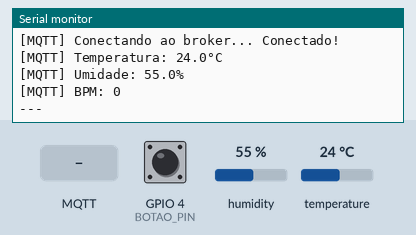
Recording of a sketch running on a simulated ESP32. Shown: the last lines printed to the serial monitor. The inputs (shaded band) are chosen by the test bench; at power-on: temperature 24 °C, GPIO 4 (BOTAO_PIN) HIGH, humidity 55 %. WiFi joins after 1.5 s; servers stay silent unless stated; no MQTT or app messages arrive unless stated.

Above: at 2.7 s.
2.8 s: temperature set to 41 °C
At 5.3 s:
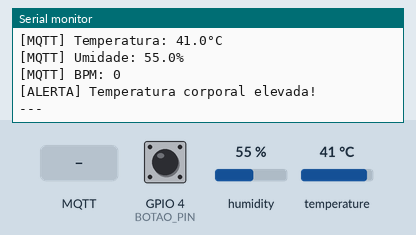
7.5 s: MQTT message "1" arrives on the first subscribed topic
At 7.9 s:
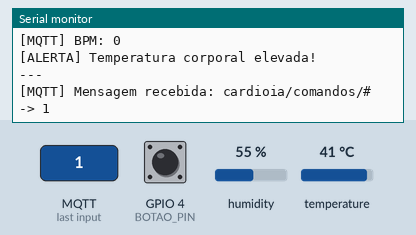
9.0 s: MQTT message "on" arrives on the first subscribed topic
At 9.8 s:
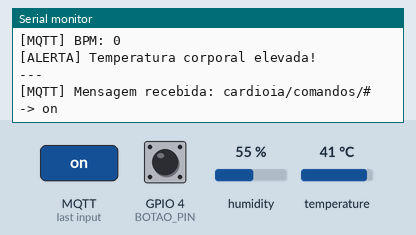
10.5 s: MQTT message "off" arrives on the first subscribed topic
At 11.2 s:
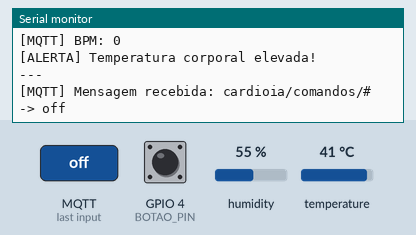
12.0 s: GPIO 4 (BOTAO_PIN) pulled LOW for 0.15 s
13.6 s: humidity set to 22 %
At 14.9 s:
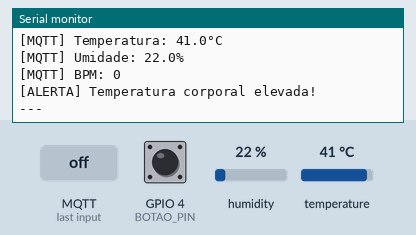

The sketch:

parte2_mqtt.ino
```cpp
/*
 * CardioIA Conectada - Parte 2: MQTT para Cloud
 * FIAP - 2TIAO - Grupo 15 - Bruno Gambarini RM561517
 *
 * Este código simula o envio de dados do ESP32 para a nuvem via MQTT.
 * Em produção, substituir a simulação WiFi pelo WiFi.h real.
 *
 * Tópicos MQTT:
 *   - cardioia/sensores/temperatura  (float)
 *   - cardioia/sensores/umidade       (float)
 *   - cardioia/sensores/bpm            (int)
 *   - cardioia/sensores/status         (string: "online"/"offline")
 */

#include <WiFi.h>
#include <PubSubClient.h>
#include <DHT.h>

// ============= CONFIGURAÇÕES =============
// WiFi - Substituir pelas credenciais reais
const char* WIFI_SSID = "FIAP-IoT";
const char* WIFI_PASSWORD = "FIAP2026";

// MQTT - Broker HiveMQ Cloud
const char* MQTT_SERVER = "broker.hivemq.com";  // Broker público para teste
const int MQTT_PORT = 1883;
const char* MQTT_CLIENT_ID = "ESP32_CardioIA_Grupo15";

// Tópicos MQTT para publicação
const char* TOPIC_TEMP = "cardioia/sensores/temperatura";
const char* TOPIC_HUMID = "cardioia/sensores/umidade";
const char* TOPIC_BPM = "cardioia/sensores/bpm";
const char* TOPIC_STATUS = "cardioia/sensores/status";
const char* TOPIC_ALERTA = "cardioia/alertas";

// ============= HARDWARE =============
#define DHT_PIN 15       // Pino do sensor DHT22
#define DHT_TYPE DHT22   // Tipo do sensor
#define BOTAO_PIN 4      // Pino do botão (simula BPM)

DHT dht(DHT_PIN, DHT_TYPE);

// ============= CLIENTES =============
WiFiClient wifiClient;
PubSubClient mqttClient(wifiClient);

// ============= VARIÁVEIS GLOBAIS =============
float temperatura = 0.0;
float umidade = 0.0;
int bpm = 0;
unsigned long ultimoEnvio = 0;
const unsigned long INTERVALO_ENVIO = 2000;  // 2 segundos entre envios
int contadorBatidas = 0;
unsigned long tempoUltimoBPM = 0;
bool wifiConectado = false;

// ============= SETUP =============
void setup() {
  Serial.begin(115200);
  Serial.println("\n====================================");
  Serial.println("  CardioIA Conectada - Fase 3");
  Serial.println("  Sistema MQTT de Monitoramento");
  Serial.println("  Grupo 15 - Bruno Gambarini RM561517");
  Serial.println("====================================\n");

  // Inicializa sensores
  dht.begin();
  pinMode(BOTAO_PIN, INPUT_PULLUP);

  // Tenta conectar ao WiFi
  conectarWiFi();

  // Configura MQTT
  mqttClient.setServer(MQTT_SERVER, MQTT_PORT);
  mqttClient.setCallback(callbackMQTT);

  Serial.println("[SISTEMA] Monitoramento iniciado - Aguardando dados...");
}

// ============= LOOP PRINCIPAL =============
void loop() {
  // Mantém conexão WiFi viva (simulação)
  if (WiFi.status() != WL_CONNECTED) {
    wifiConectado = false;
    conectarWiFi();
  }

  // Mantém conexão MQTT
  if (!mqttClient.connected()) {
    reconectarMQTT();
  }
  mqttClient.loop();

  // Lê sensores
  lerSensores();
  detectarBatimentos();

  // Envia dados a cada 2 segundos
  if (millis() - ultimoEnvio >= INTERVALO_ENVIO) {
    enviarDadosMQTT();
    ultimoEnvio = millis();
  }
}

// ============= WIFI =============
void conectarWiFi() {
  Serial.print("[WiFi] Conectando a ");
  Serial.println(WIFI_SSID);

  WiFi.begin(WIFI_SSID, WIFI_PASSWORD);

  int tentativas = 0;
  while (WiFi.status() != WL_CONNECTED && tentativas < 20) {
    delay(500);
    Serial.print(".");
    tentativas++;
  }

  if (WiFi.status() == WL_CONNECTED) {
    wifiConectado = true;
    Serial.println("\n[WiFi] Conectado!");
    Serial.print("[WiFi] IP: ");
    Serial.println(WiFi.localIP());
  } else {
    wifiConectado = false;
    Serial.println("\n[WiFi] Falha na conexão - Modo Offline");
  }
}

// ============= MQTT =============
void reconectarMQTT() {
  if (!wifiConectado) return;

  Serial.print("[MQTT] Conectando ao broker... ");

  if (mqttClient.connect(MQTT_CLIENT_ID)) {
    Serial.println("Conectado!");

    // Assina tópicos de comando (se necessário)
    mqttClient.subscribe("cardioia/comandos/#");

    // Publica status online
    mqttClient.publish(TOPIC_STATUS, "online");
  } else {
    Serial.print("Falha (rc=");
    Serial.print(mqttClient.state());
    Serial.println(") - Tentando novamente em 5s");
    delay(5000);
  }
}

// Callback de mensagens MQTT recebidas
void callbackMQTT(char* topic, byte* payload, unsigned int length) {
  Serial.print("[MQTT] Mensagem recebida: ");
  Serial.print(topic);
  Serial.print(" -> ");

  for (unsigned int i = 0; i < length; i++) {
    Serial.print((char)payload[i]);
  }
  Serial.println();
}

// ============= SENSORES =============
void lerSensores() {
  // Lê DHT22 a cada 2 segundos (evita leituras muito frequentes)
  temperatura = dht.readTemperature();
  umidade = dht.readHumidity();

  // Verifica se leitura é válida
  if (isnan(temperatura) || isnan(umidade)) {
    Serial.println("[ERRO] Falha na leitura do DHT22!");
    temperatura = 36.5;  // valor padrão de segurança
    umidade = 60.0;
  }
}

// Detecta batimentos cardíacos simulados via botão
void detectarBatimentos() {
  if (digitalRead(BOTAO_PIN) == LOW) {  // Botão pressionado (pull-up)
    contadorBatidas++;
    delay(50);  // debounce

    // Espera soltar o botão
    while (digitalRead(BOTAO_PIN) == LOW) {
      delay(10);
    }
  }

  // Calcula BPM a cada 10 segundos
  if (millis() - tempoUltimoBPM >= 10000) {
    bpm = contadorBatidas * 6;  // multiplica por 6 para projetar minuto
    contadorBatidas = 0;
    tempoUltimoBPM = millis();
  }
}

// ============= ENVIO DE DADOS =============
void enviarDadosMQTT() {
  if (!wifiConectado || !mqttClient.connected()) {
    Serial.println("[MQTT] Offline - Dados armazenados no buffer local");
    return;
  }

  char buffer[10];

  // Envia temperatura
  dtostrf(temperatura, 4, 1, buffer);
  mqttClient.publish(TOPIC_TEMP, buffer);
  Serial.print("[MQTT] Temperatura: ");
  Serial.print(buffer);
  Serial.println("°C");

  // Envia umidade
  dtostrf(umidade, 4, 1, buffer);
  mqttClient.publish(TOPIC_HUMID, buffer);
  Serial.print("[MQTT] Umidade: ");
  Serial.print(buffer);
  Serial.println("%");

  // Envia BPM
  itoa(bpm, buffer, 10);
  mqttClient.publish(TOPIC_BPM, buffer);
  Serial.print("[MQTT] BPM: ");
  Serial.println(bpm);

  // Envia status do sistema
  const char* status = wifiConectado ? "online" : "offline";
  mqttClient.publish(TOPIC_STATUS, status);

  // Verifica e envia alertas
  if (bpm > 120) {
    mqttClient.publish(TOPIC_ALERTA, "ALERTA: BPM elevado!");
    Serial.println("[ALERTA] Batimento cardíaco elevado detectado!");
  }
  if (temperatura > 38.0) {
    mqttClient.publish(TOPIC_ALERTA, "ALERTA: Febre detectada!");
    Serial.println("[ALERTA] Temperatura corporal elevada!");
  }

  Serial.println("---");
}
```

Measured:
- after the input at 2.8 s, the serial monitor: prints a new line after 1.2 s (image 1)
- after the input at 7.5 s, the serial monitor: prints a new line at once (image 2)
- after the input at 9.0 s, the serial monitor: prints a new line at once (image 3)
- after the input at 10.5 s, the serial monitor: prints a new line at once (image 4)
- after the input at 13.6 s, the serial monitor: prints a new line after 0.56 s (image 5)
